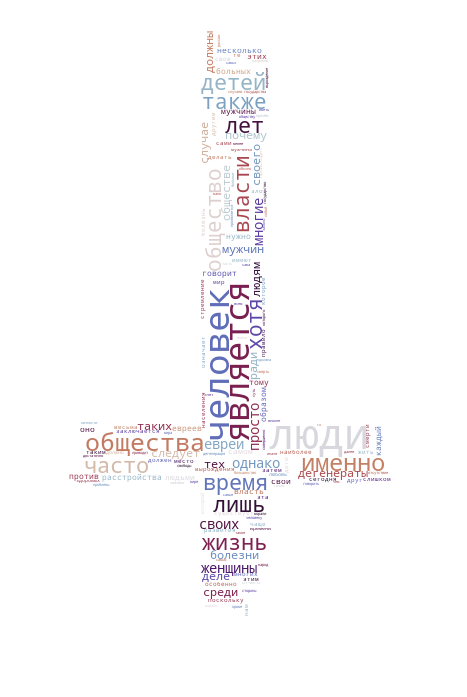

This chart was generated by the following Python code:
# -*- coding: utf-8 -*-
"""
Created on Mon Aug  3 20:32:23 2020

@author: qtckp
"""


from pathlib import Path

text = Path('2.txt').read_text(encoding = 'utf8')


from sklearn.feature_extraction.text import CountVectorizer

vectorizer = CountVectorizer()

X = vectorizer.fit_transform(text.split('\n'))

# most popular words

d = dict(zip(vectorizer.get_feature_names(), X.sum(axis=0).tolist()[0]))

d = {k:v for k, v in sorted(d.items(), key=lambda item: item[1], reverse = True)}

k = 0

for word, count in d.items():
    print(f'{word}: {count}')
    k += 1
    if k == 50:
        break
    
print(f'total words: {sum(d.values())}, unique: {len(d)}') 


with open('stopwords.txt','r', encoding = 'utf-8') as f:
    stop = [line.rstrip() for line in f if len(line) > 1]
    stop = set(stop)


total_vocab = {k: v for k, v in d.items() if (v > 75 and v < 650) and k not in stop }
print(f'total words: {sum(total_vocab.values())}, unique: {len(total_vocab)}') 



import imageio

mask = imageio.imread('cross.png')




from wordcloud import WordCloud

wordcloud = WordCloud(colormap = 'twilight', 
                      mask = mask, background_color = 'white' )

#wordcloud = wordcloud.generate(text)
wordcloud = wordcloud.fit_words(total_vocab)

wordcloud.to_file('cloud.png')
